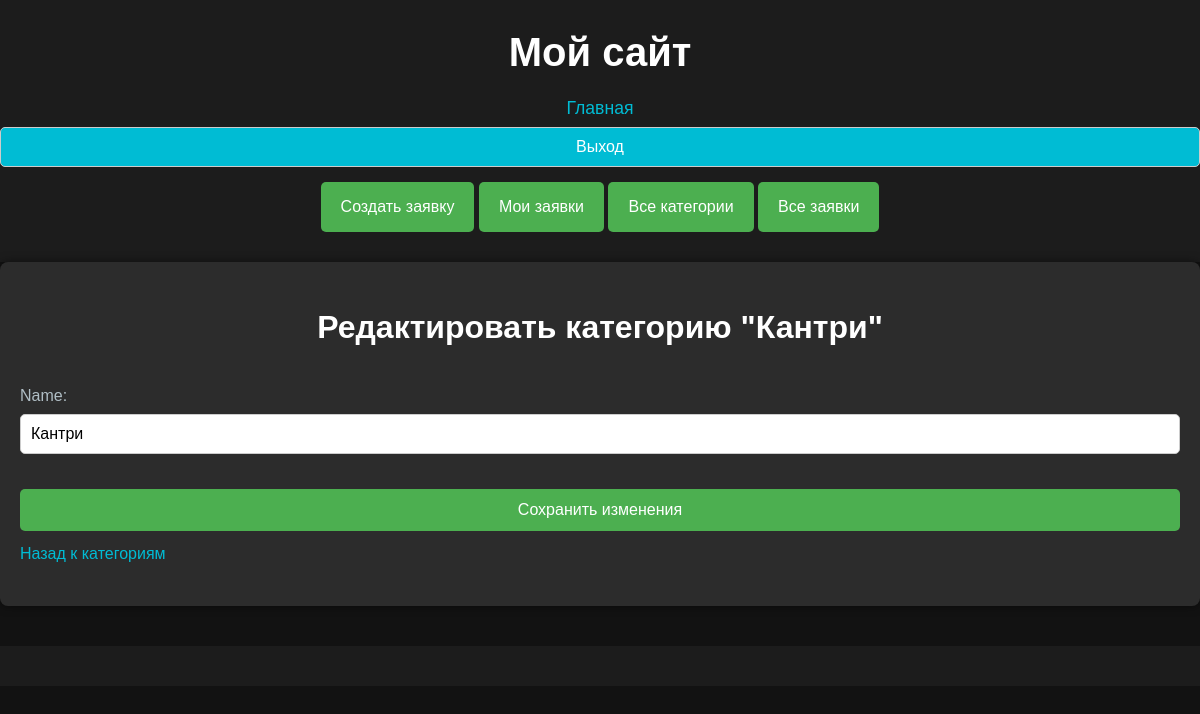
/category/2/edit/ (signed in), run on an earlier commit of the app's database.
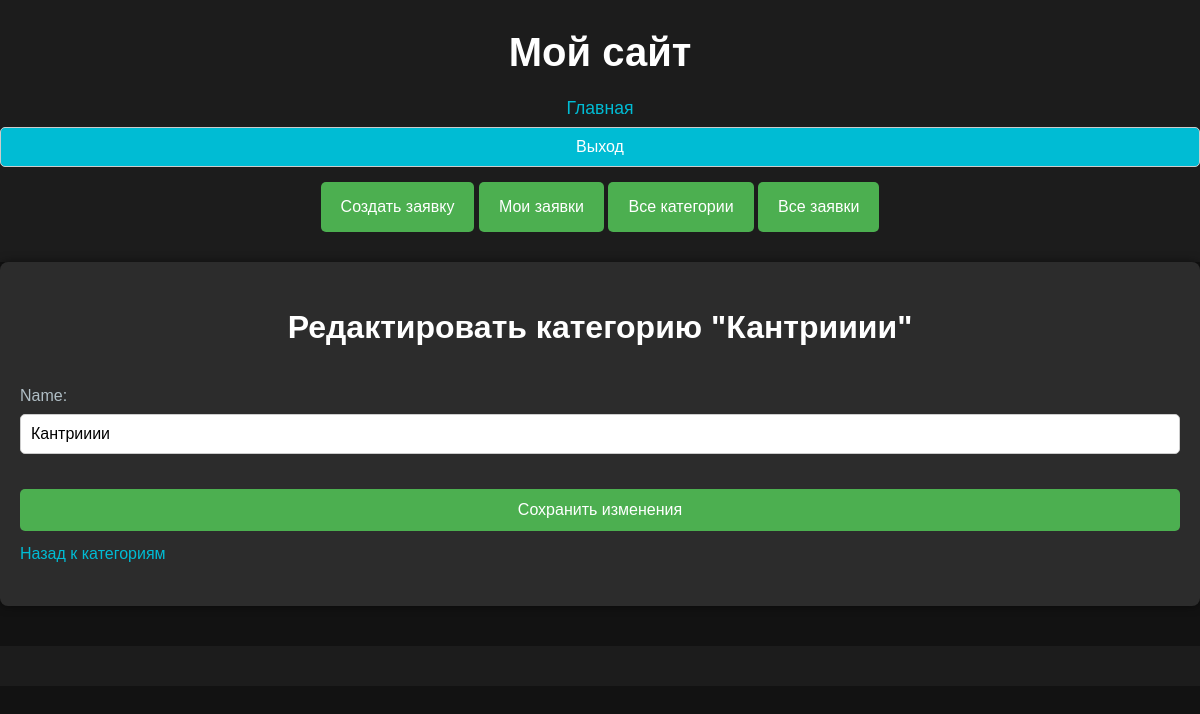
And on a later commit of the database.
### main/models.py (models this page shows, shortened)
class Category(models.Model):
    name = models.CharField(max_length=100)

### main/views.py (the view)
# urls.py: path('category/<int:category_id>/edit/', views.edit_category, name='edit_category'),  # Редактирование категории
@staff_member_required
def edit_category(request, category_id):
    category = get_object_or_404(Category, id=category_id)
    if request.method == 'POST':
        form = CategoryForm(request.POST, instance=category)
        if form.is_valid():
            form.save()
            messages.success(request, f"Категория '{category.name}' успешно обновлена!")
            return redirect('all_categories')  # Перенаправление на страницу всех категорий
    else:
        form = CategoryForm(instance=category)
    return render(request, 'main/edit_category.html', {'form': form, 'category': category})

### main/forms.py
class CategoryForm(forms.ModelForm):
    class Meta:
        model = Category
        fields = ['name']  # Поле для ввода имени категории

### main/templates/main/edit_category.html (shortened to what this page needs)
{% extends 'main/layout.html' %}
{% block content %}
  <h1>Редактировать категорию "{{ category.name }}"</h1>
  <form method="post">
    {{ form.as_p }}
    <button type="submit" class="btn btn-primary">Сохранить изменения</button>
  </form>
  <a href="{% url 'all_categories' %}">Назад к категориям</a>
{% endblock %}

What changed in the data, as far as the page shows it:
changed Category: name "Кантри" → "Кантрииии"
